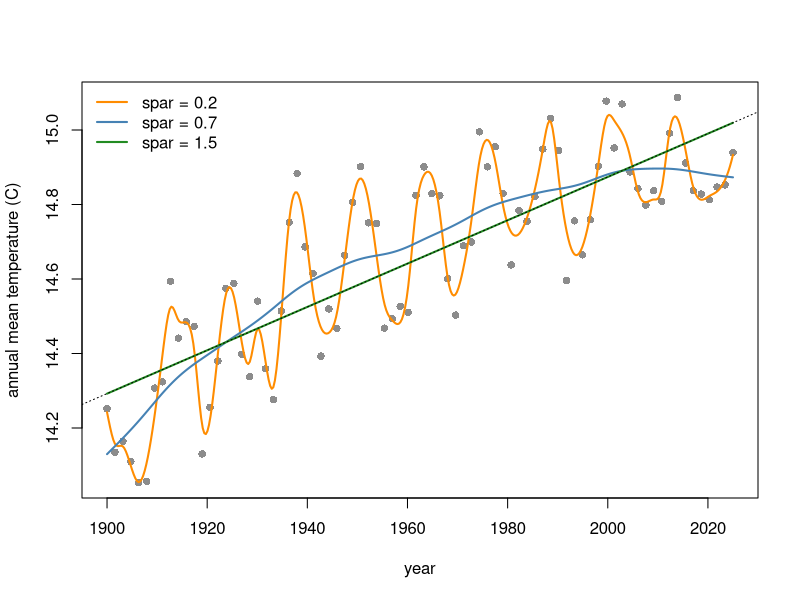

The R source for this figure:
# Smoothing splines with three amounts of smoothing (spar), and the choice by generalized
# cross-validation.
set.seed(42)
x <- seq(1900, 2025, length.out = 80)
y <- 14 + 1.2 * (x - 1900) / (40 + (x - 1900)) + sin(x / 2) * 0.15 + rnorm(length(x), sd = 0.08)
plot(x, y, pch = 16, col = "grey55", xlab = "year", ylab = "annual mean temperature (C)")
cols <- c("darkorange", "steelblue", "forestgreen")
spars <- c(0.2, 0.7, 1.5)
for (k in 1:3) lines(predict(smooth.spline(x, y, spar = spars[k]), seq(1900, 2025, length.out = 400)),
                     col = cols[k], lwd = 2)
abline(lm(y ~ x), lty = 3)
fit_gcv <- smooth.spline(x, y)          # lambda chosen by GCV
fit_gcv$df                              # effective degrees of freedom
legend("topleft", paste("spar =", spars), col = cols, lwd = 2, bty = "n")
